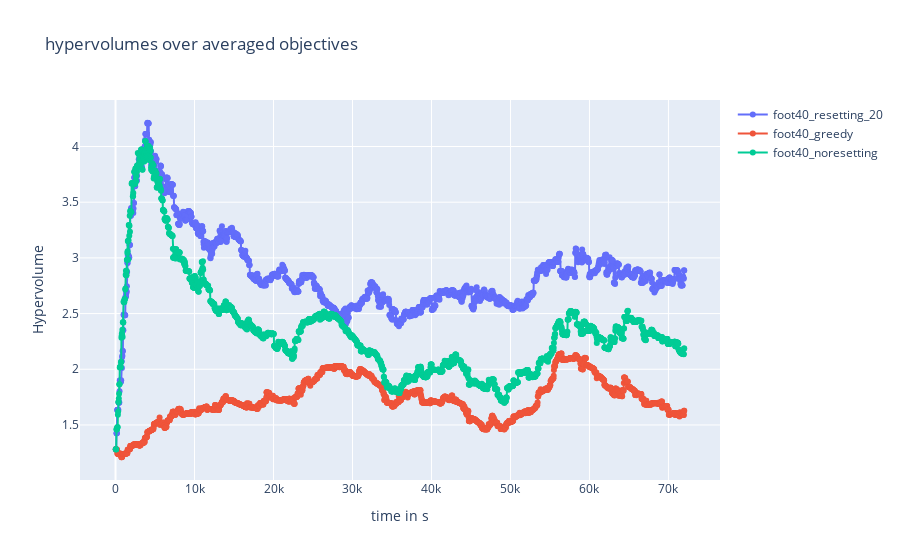
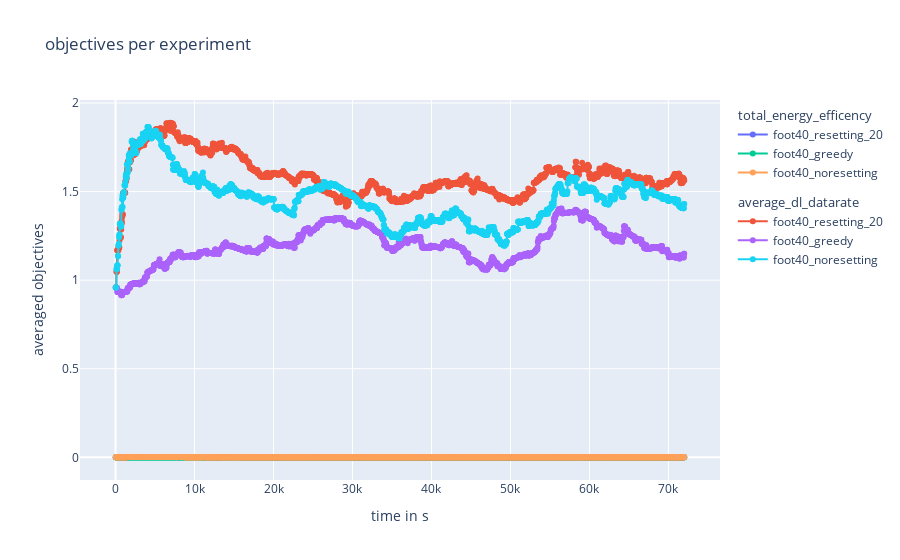
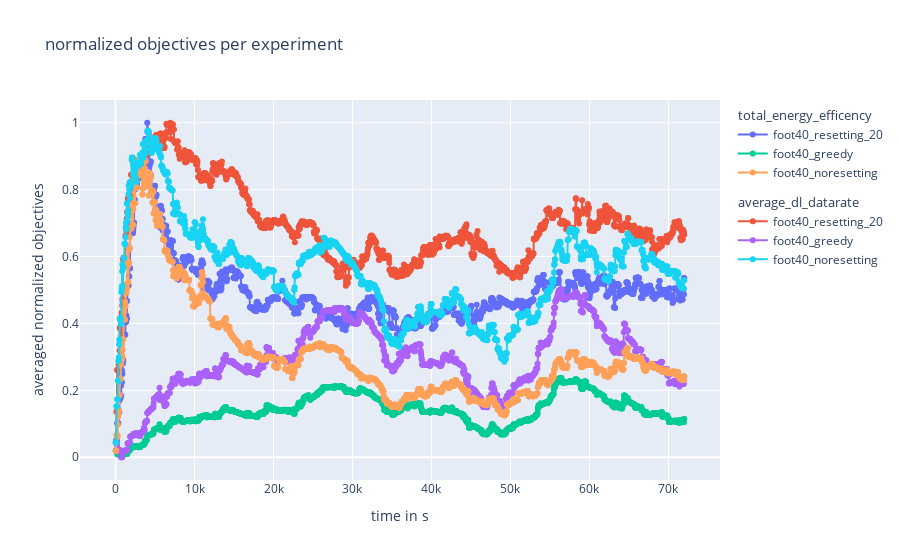

Notebook source saved alongside these figures, in order:
### Code cell
##################
# plots for comparing experiments
##################

## hyper volume plot


fig1 = go.Figure()
fig1.update_layout(
    title="hypervolumes over averaged objectives",
    xaxis_title="time in s",
    yaxis_title="Hypervolume")


## add experiment hypervolumes 
for index, value in enumerate(hypervolume_list):
    fig1.add_trace(
        go.Scatter(
            x=time_and_frames_list[:, 1],
            y=value,
            mode='lines+markers',
            name= f"{str(configuration_names[index])}",
        ))


## objective volume plot
fig2 = go.Figure()

fig2.update_layout(
    title= "objectives per experiment",
    xaxis_title="time in s",
    yaxis_title="averaged objectives"
    )
for index, _ in enumerate(objective_1_list):
    fig2.add_trace(
        go.Scatter(
            x=time_and_frames_list[:, 1],
            y=objective_1_list[index],
            name=str(configuration_names[index]),
            mode='lines+markers',
            legendgroup="total_energy_efficency",
            legendgrouptitle_text="total_energy_efficency"
        ))
    fig2.add_trace(
        go.Scatter(
            x=time_and_frames_list[:, 1],
            y=objective_2_list[index],
            name=str(configuration_names[index]),
            mode='lines+markers',
            legendgroup="average_dl_datarate",
            legendgrouptitle_text="average_dl_datarate"
        ))


## normalized objective plot

fig3 = go.Figure()

fig3.update_layout(
    title= "normalized objectives per experiment",
    xaxis_title="time in s",
    yaxis_title="averaged normalized objectives"
    )

for index, _ in enumerate(objective_1_normalized_list):
    fig3.add_trace(
        go.Scatter(
            x=time_and_frames_list[:, 1],
            y=objective_1_normalized_list[index],
            name=str(configuration_names[index]),
            mode='lines+markers',
            legendgroup="total_energy_efficency",
            legendgrouptitle_text="total_energy_efficency"
        ))
    fig3.add_trace(
        go.Scatter(
            x=time_and_frames_list[:, 1],
            y=objective_2_normalized_list[index],
            name=str(configuration_names[index]),
            mode='lines+markers',
            legendgroup="average_dl_datarate",
            legendgrouptitle_text="average_dl_datarate"
        ))

fig1.show()
fig2.show()
fig3.show()

### Figure 1 — Plotly figure (JSON) as saved in the notebook; plotly's stock layout.template omitted (floating-point values rounded to 4 significant figures; data arrays with more than 128 entries replaced by an {"elided": "..."} marker saying what was removed)
{"data": [{"mode": "lines+markers", "name": "foot40_resetting_20", "type": "scatter", "x": {"elided": "2400 int values"}, "y": {"elided": "2400 float values"}}, {"mode": "lines+markers", "name": "foot40_greedy", "type": "scatter", "x": {"elided": "2400 int values"}, "y": {"elided": "2400 float values"}}, {"mode": "lines+markers", "name": "foot40_noresetting", "type": "scatter", "x": {"elided": "2400 int values"}, "y": {"elided": "2400 float values"}}], "layout": {"title": {"text": "hypervolumes over averaged objectives"}, "xaxis": {"title": {"text": "time in s"}}, "yaxis": {"title": {"text": "Hypervolume"}}}}

### Figure 2 — Plotly figure (JSON) as saved in the notebook; plotly's stock layout.template omitted (floating-point values rounded to 4 significant figures; data arrays with more than 128 entries replaced by an {"elided": "..."} marker saying what was removed)
{"data": [{"legendgroup": "total_energy_efficency", "legendgrouptitle": {"text": "total_energy_efficency"}, "mode": "lines+markers", "name": "foot40_resetting_20", "type": "scatter", "x": {"elided": "2400 int values"}, "y": {"elided": "2400 float values"}}, {"legendgroup": "average_dl_datarate", "legendgrouptitle": {"text": "average_dl_datarate"}, "mode": "lines+markers", "name": "foot40_resetting_20", "type": "scatter", "x": {"elided": "2400 int values"}, "y": {"elided": "2400 float values"}}, {"legendgroup": "total_energy_efficency", "legendgrouptitle": {"text": "total_energy_efficency"}, "mode": "lines+markers", "name": "foot40_greedy", "type": "scatter", "x": {"elided": "2400 int values"}, "y": {"elided": "2400 float values"}}, {"legendgroup": "average_dl_datarate", "legendgrouptitle": {"text": "average_dl_datarate"}, "mode": "lines+markers", "name": "foot40_greedy", "type": "scatter", "x": {"elided": "2400 int values"}, "y": {"elided": "2400 float values"}}, {"legendgroup": "total_energy_efficency", "legendgrouptitle": {"text": "total_energy_efficency"}, "mode": "lines+markers", "name": "foot40_noresetting", "type": "scatter", "x": {"elided": "2400 int values"}, "y": {"elided": "2400 float values"}}, {"legendgroup": "average_dl_datarate", "legendgrouptitle": {"text": "average_dl_datarate"}, "mode": "lines+markers", "name": "foot40_noresetting", "type": "scatter", "x": {"elided": "2400 int values"}, "y": {"elided": "2400 float values"}}], "layout": {"title": {"text": "objectives per experiment"}, "xaxis": {"title": {"text": "time in s"}}, "yaxis": {"title": {"text": "averaged objectives"}}}}

### Figure 3 — Plotly figure (JSON) as saved in the notebook; plotly's stock layout.template omitted (floating-point values rounded to 4 significant figures; data arrays with more than 128 entries replaced by an {"elided": "..."} marker saying what was removed)
{"data": [{"legendgroup": "total_energy_efficency", "legendgrouptitle": {"text": "total_energy_efficency"}, "mode": "lines+markers", "name": "foot40_resetting_20", "type": "scatter", "x": {"elided": "2400 int values"}, "y": {"elided": "2400 float values"}}, {"legendgroup": "average_dl_datarate", "legendgrouptitle": {"text": "average_dl_datarate"}, "mode": "lines+markers", "name": "foot40_resetting_20", "type": "scatter", "x": {"elided": "2400 int values"}, "y": {"elided": "2400 float values"}}, {"legendgroup": "total_energy_efficency", "legendgrouptitle": {"text": "total_energy_efficency"}, "mode": "lines+markers", "name": "foot40_greedy", "type": "scatter", "x": {"elided": "2400 int values"}, "y": {"elided": "2400 float values"}}, {"legendgroup": "average_dl_datarate", "legendgrouptitle": {"text": "average_dl_datarate"}, "mode": "lines+markers", "name": "foot40_greedy", "type": "scatter", "x": {"elided": "2400 int values"}, "y": {"elided": "2400 float values"}}, {"legendgroup": "total_energy_efficency", "legendgrouptitle": {"text": "total_energy_efficency"}, "mode": "lines+markers", "name": "foot40_noresetting", "type": "scatter", "x": {"elided": "2400 int values"}, "y": {"elided": "2400 float values"}}, {"legendgroup": "average_dl_datarate", "legendgrouptitle": {"text": "average_dl_datarate"}, "mode": "lines+markers", "name": "foot40_noresetting", "type": "scatter", "x": {"elided": "2400 int values"}, "y": {"elided": "2400 float values"}}], "layout": {"title": {"text": "normalized objectives per experiment"}, "xaxis": {"title": {"text": "time in s"}}, "yaxis": {"title": {"text": "averaged normalized objectives"}}}}
